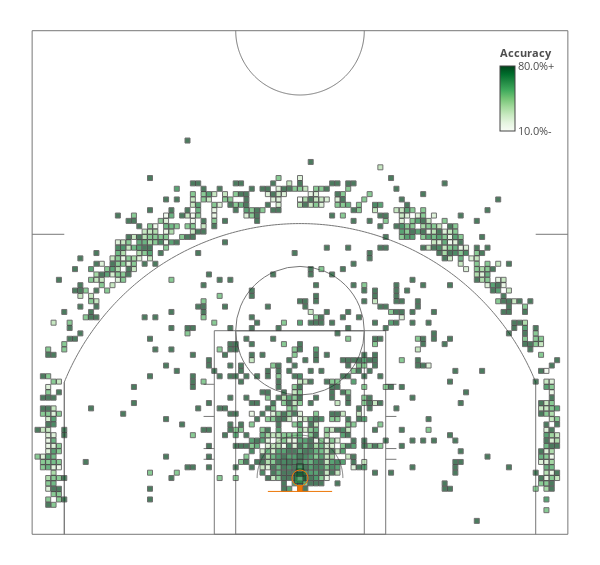

Notebook code for this chart:
### Markdown cell above
### Add accuracy colorscale

### Code cell
colorscale = 'Greens'
marker_cmin = 0.1
marker_cmax = 0.8
ticktexts = [str(marker_cmin*100)+'%-','',str(marker_cmax*100)+'%+']

fig = go.Figure()
draw_plotly_court(fig)
fig.add_trace(go.Scatter(
    x=x_locs, y=y_locs, mode='markers', name='markers',
    marker=dict(
        size=shots_made, sizemode='area', sizeref=2. * max(shots_made) / (11. ** 2), sizemin=2.5,
        color=shot_accuracy, colorscale=colorscale,
        colorbar=dict(
            thickness=15,
            x=0.84,
            y=0.87,
            yanchor='middle',
            len=0.2,
            title=dict(
                text="<B>Accuracy</B>",
                font=dict(
                    size=11,
                    color='#4d4d4d'
                ),
            ),
            tickvals=[marker_cmin, (marker_cmin + marker_cmax) / 2, marker_cmax],
            ticktext=ticktexts,
            tickfont=dict(
                size=11,
                color='#4d4d4d'
            )
        ),
        cmin=marker_cmin, cmax=marker_cmax,
        line=dict(width=1, color='#333333'), symbol='square',
    ),
))
fig.show(config=dict(displayModeBar=False))
